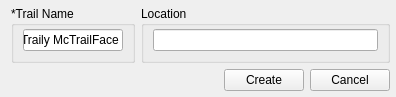
<?xml version="1.0" encoding="UTF-8"?>
<ui version="4.0">
 <class>NewTrail</class>
 <widget class="QWidget" name="NewTrail">
  <property name="geometry">
   <rect>
    <x>0</x>
    <y>0</y>
    <width>396</width>
    <height>92</height>
   </rect>
  </property>
  <property name="sizePolicy">
   <sizepolicy hsizetype="Minimum" vsizetype="Minimum">
    <horstretch>0</horstretch>
    <verstretch>0</verstretch>
   </sizepolicy>
  </property>
  <property name="windowTitle">
   <string>Create a New Trail</string>
  </property>
  <layout class="QGridLayout" name="gridLayout">
   <property name="sizeConstraint">
    <enum>QLayout::SetMinimumSize</enum>
   </property>
   <property name="topMargin">
    <number>6</number>
   </property>
   <property name="rightMargin">
    <number>6</number>
   </property>
   <property name="bottomMargin">
    <number>6</number>
   </property>
   <item row="0" column="0">
    <layout class="QHBoxLayout" name="horizontalLayout_2" stretch="1,2">
     <item>
      <widget class="QGroupBox" name="groupBox">
       <property name="title">
        <string>*Trail Name</string>
       </property>
       <layout class="QGridLayout" name="gridLayout_2">
        <property name="leftMargin">
         <number>9</number>
        </property>
        <property name="topMargin">
         <number>3</number>
        </property>
        <property name="rightMargin">
         <number>9</number>
        </property>
        <property name="bottomMargin">
         <number>9</number>
        </property>
        <property name="verticalSpacing">
         <number>6</number>
        </property>
        <item row="0" column="0">
         <widget class="QLineEdit" name="NameEdit">
          <property name="minimumSize">
           <size>
            <width>100</width>
            <height>0</height>
           </size>
          </property>
          <property name="text">
           <string>Traily McTrailFace</string>
          </property>
          <property name="maxLength">
           <number>30</number>
          </property>
         </widget>
        </item>
       </layout>
      </widget>
     </item>
     <item>
      <widget class="QGroupBox" name="groupBox_2">
       <property name="title">
        <string>Location</string>
       </property>
       <layout class="QGridLayout" name="gridLayout_3">
        <property name="topMargin">
         <number>3</number>
        </property>
        <property name="bottomMargin">
         <number>9</number>
        </property>
        <item row="0" column="0">
         <widget class="QLineEdit" name="LocationEdit">
          <property name="minimumSize">
           <size>
            <width>200</width>
            <height>0</height>
           </size>
          </property>
          <property name="text">
           <string/>
          </property>
          <property name="maxLength">
           <number>60</number>
          </property>
         </widget>
        </item>
       </layout>
      </widget>
     </item>
    </layout>
   </item>
   <item row="1" column="0">
    <layout class="QHBoxLayout" name="horizontalLayout">
     <property name="sizeConstraint">
      <enum>QLayout::SetDefaultConstraint</enum>
     </property>
     <item>
      <spacer name="horizontalSpacer">
       <property name="orientation">
        <enum>Qt::Horizontal</enum>
       </property>
       <property name="sizeHint" stdset="0">
        <size>
         <width>40</width>
         <height>20</height>
        </size>
       </property>
      </spacer>
     </item>
     <item>
      <widget class="QPushButton" name="Create">
       <property name="text">
        <string>Create</string>
       </property>
      </widget>
     </item>
     <item>
      <widget class="QPushButton" name="Cancel">
       <property name="text">
        <string>Cancel</string>
       </property>
      </widget>
     </item>
    </layout>
   </item>
  </layout>
 </widget>
 <resources/>
 <connections/>
</ui>
